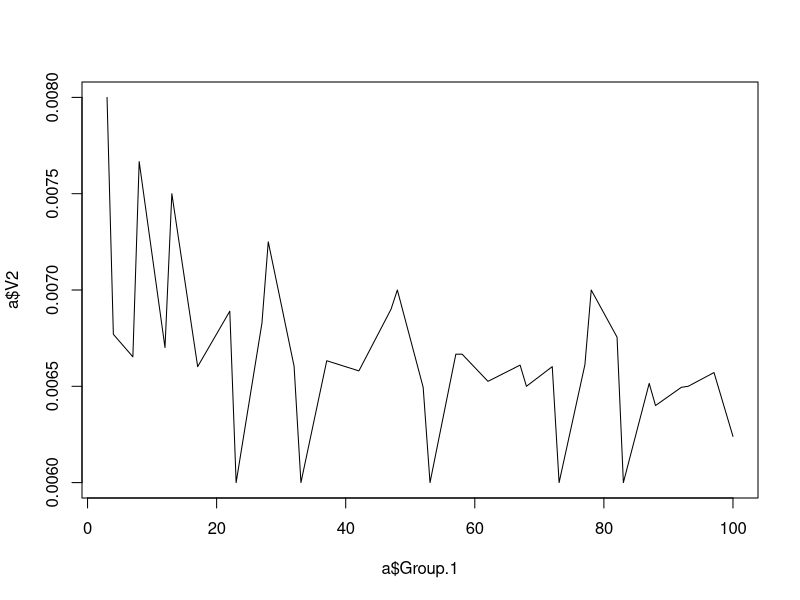

Write the R code that produced this figure.
datos = read.csv("resultTarea8.txt", sep=" ", header=FALSE)
a = aggregate(datos, by=list(datos$V1), mean)
plot(a$Group.1, a$V2, type="l")
